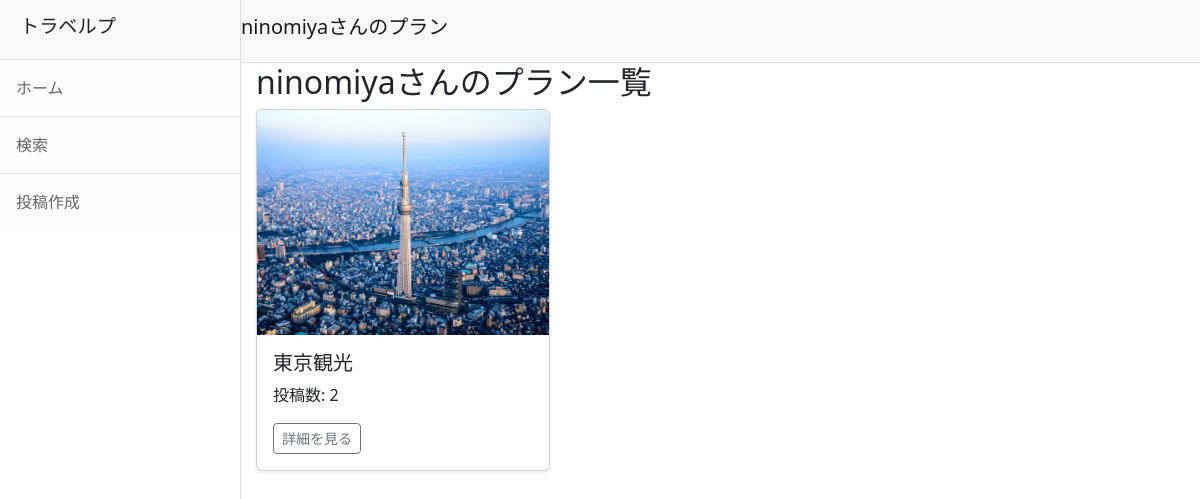
/user/4/plans/, run on the app's committed database.
### accounts/models.py (models this page shows, shortened)
class CustomUser(AbstractUser):
    pass
    nickname = models.CharField(max_length=150, blank=True, null=True)
    profile_image = models.ImageField(upload_to='profile_images/', null=True, blank=True)
    profile_description = models.TextField(null=True, blank=True)

### travelp/models.py (models this page shows, shortened)
class Plan(models.Model):
    name = models.CharField(max_length=200)
    user = models.ForeignKey(CustomUser, on_delete=models.SET_NULL, null=True, blank=True)
    posts = models.ManyToManyField(Post, related_name='plans')  # プランに関連する投稿
    created_at = models.DateTimeField(auto_now_add=True)

class Post(models.Model):
    user = models.ForeignKey(CustomUser, on_delete=models.SET_NULL, null=True, blank=True)
    title = models.CharField(max_length=200)
    comment = models.TextField()
    created_at = models.DateTimeField(auto_now_add=True)
    caption = models.TextField(verbose_name='場所', blank=True)
    fundraising = models.ForeignKey(Fundraising, null=True, blank=True, on_delete=models.SET_NULL)
    latitude = models.DecimalField(max_digits=15, decimal_places=11, null=True, blank=True)  # 緯度
    longitude = models.DecimalField(max_digits=15, decimal_places=11, null=True, blank=True)  # 経度

class PostImage(models.Model):
    post = models.ForeignKey(Post, related_name='images', on_delete=models.CASCADE)
    image = models.ImageField(upload_to='photos')

### travelp/views.py (the view)
# urls.py: path('user/<int:user_id>/plans/', views.user_plans, name='user_plans'),
def user_plans(request, user_id):
    user = get_object_or_404(CustomUser, id=user_id)  # ユーザーを取得
    plans = Plan.objects.filter(user=user)  # そのユーザーのプランを取得
    for plan in plans:
        plan.thumbnail = plan.posts.order_by('created_at').first()
    return render(request, 'user_plans.html', {'user': user, 'plans': plans})

### travelp/templates/user_plans.html (shortened to what this page needs)
{% extends 'base.html' %}
{% load static %}
{% block header %}{{ user.username }}さんのプラン{% endblock %}
{% block content %}
    <h2>{{ user.username }}さんのプラン一覧</h2>
    {% if plans %}
      <div class="row g-4">
        {% for plan in plans %}
          <div class="col-12 col-sm-6 col-md-4">
            <div class="card shadow-sm">
                {% if plan.thumbnail %}
                    <img src="{{ plan.thumbnail.images.first.image.url }}" class="card-img-top" width="100%" height="225" alt="プランのサムネイル">
                {% else %}
                    <img src="{% static 'default-thumbnail.jpg' %}" class="card-img-top" width="100%" height="225" alt="デフォルト画像">
                {% endif %}
                <div class="card-body">
                    <h5 class="card-title">{{ plan.name|default:"無題のプラン" }}</h5>
                    <p class="card-text">投稿数: {{ plan.posts.count }}</p>
                    <a href="{% url 'travelp:plan_detail' plan_id=plan.id %}" class="btn btn-sm btn-outline-secondary">詳細を見る</a>
                </div>
            </div>
          </div>
        {% endfor %}
      </div>
    {% else %}
      <p>このユーザーはまだプランを作成していません。</p>
    {% endif %}
{% endblock %}

### data on the page
CustomUser: username "ninomiya"
Plan: thumbnail.images.first.image (picture), name "東京観光", posts.count "2"
